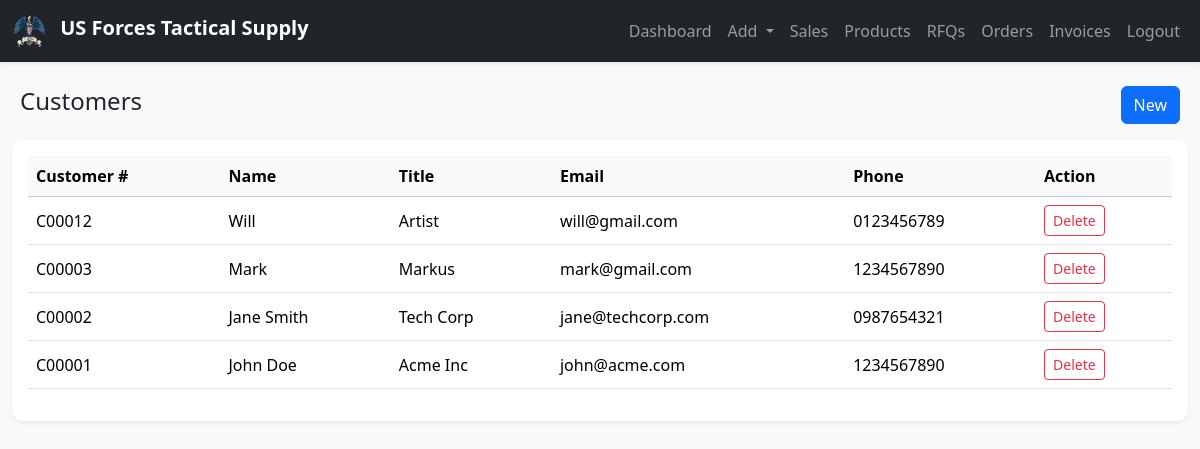
/modules/customers.php (signed in), run on the app's committed database.
### tables this page shows
CREATE TABLE `customers` (
  `id` int(11) NOT NULL,
  `code` varchar(20) DEFAULT NULL,
  `name` varchar(100) NOT NULL,
  `title` varchar(150) DEFAULT NULL,
  `email` varchar(100) DEFAULT NULL,
  `phone` varchar(50) DEFAULT NULL,
  `address` text DEFAULT NULL,
  `created_at` timestamp NOT NULL DEFAULT current_timestamp()
);

### modules/customers.php (the view, shortened to what this page needs)
<?php
include("../includes/auth.php");
include("../templates/header.php");
include("../templates/navbar.php");
$result = mysqli_query($conn, "SELECT * FROM customers ORDER BY id DESC");
?>
<div class="container-fluid mt-4">
    <div class="d-flex justify-content-between align-items-center mb-3 px-2">
        <h4>Customers</h4>
        <div>
            <button class="btn btn-primary" data-bs-toggle="modal" data-bs-target="#newCustomerModal">New</button>
        </div>
    </div>
    <div class="card shadow-sm border-0">
        <div class="card-body">
            <div class="table-responsive">
                <table class="table table-hover align-middle">
                    <thead class="table-light">
                        <tr>
                            <th>Customer #</th>
                            <th>Name</th>
                            <th>Title</th>
                            <th>Email</th>
                            <th>Phone</th>
                            <th>Action</th>
                        </tr>
                    </thead>
                    <tbody>
                        <?php while ($c = mysqli_fetch_assoc($result)) { ?>
                            <tr>
                                <td><?= $c['code'] ?></td>
                                <td><?= htmlspecialchars($c['name']) ?></td>
                                <td><?= htmlspecialchars($c['title']) ?></td>
                                <td><?= htmlspecialchars($c['email']) ?></td>
                                <td><?= htmlspecialchars($c['phone']) ?></td>
                                <td>
                                    <a href="?delete=<?= $c['id'] ?>" class="btn btn-sm btn-outline-danger"
                                        onclick="return confirm('Delete this customer?');">
                                        Delete
                                    </a>
                                </td>
                            </tr>
                        <?php } ?>
                    </tbody>
                </table>
            </div>
        </div>
    </div>
</div>
<?php include("../templates/footer.php"); ?>

### assets/style.css (style rules this page uses)
body { font-family: 'Segoe UI', Tahoma, sans-serif; }
.card { border-radius: 12px; }

### data on the page
customers: code "C00012", name "Will", title "Artist", email "will@gmail.com", phone "0123456789"
customers: code "C00003", name "Mark", title "Markus", email "mark@gmail.com", phone "1234567890"
customers: code "C00002", name "Jane Smith", title "Tech Corp", email "jane@techcorp.com", phone "0987654321"
customers: code "C00001", name "John Doe", title "Acme Inc", email "john@acme.com", phone "1234567890"
